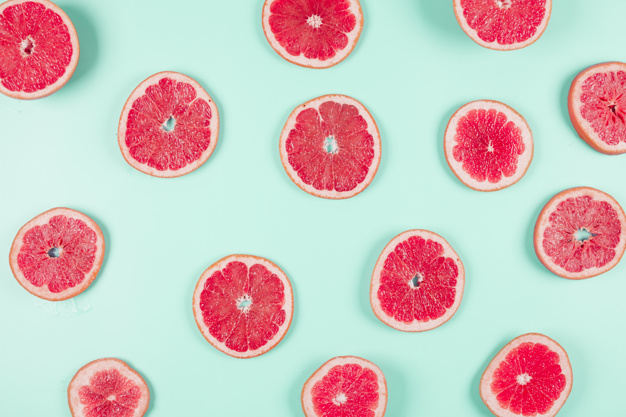
#> input picture image-18-4-2.jpg, 626 x 417 px
$ jupyter execute --allow-errors course18-chap4.ipynb   (older library calls are emulated)
#> lines starting #> are read from the running program, lines starting #| are printed output that depends on the picture
[cell 1]
import numpy as np
import pandas as pd
import matplotlib.pyplot as plt
import seaborn as sns
sns.set()

[cell 2]
from matplotlib import patches
from skimage import data
from skimage.feature import canny, corner_harris, corner_peaks, Cascade
from skimage.color import rgb2gray, label2rgb
from skimage.segmentation import slic
from skimage.filters import gaussian
from skimage.transform import rotate
from skimage.restoration import denoise_tv_chambolle, inpaint
from skimage.exposure import equalize_adapthist, equalize_hist

[cell 3]
grapefruit = plt.imread('./image-18-4-2.jpg')
#> grapefruit is the input picture: shape (417, 626, 3); mean R, G, B 207.6, 192.7, 189.7
bldg = plt.imread('./image-18-4-5.jpg')
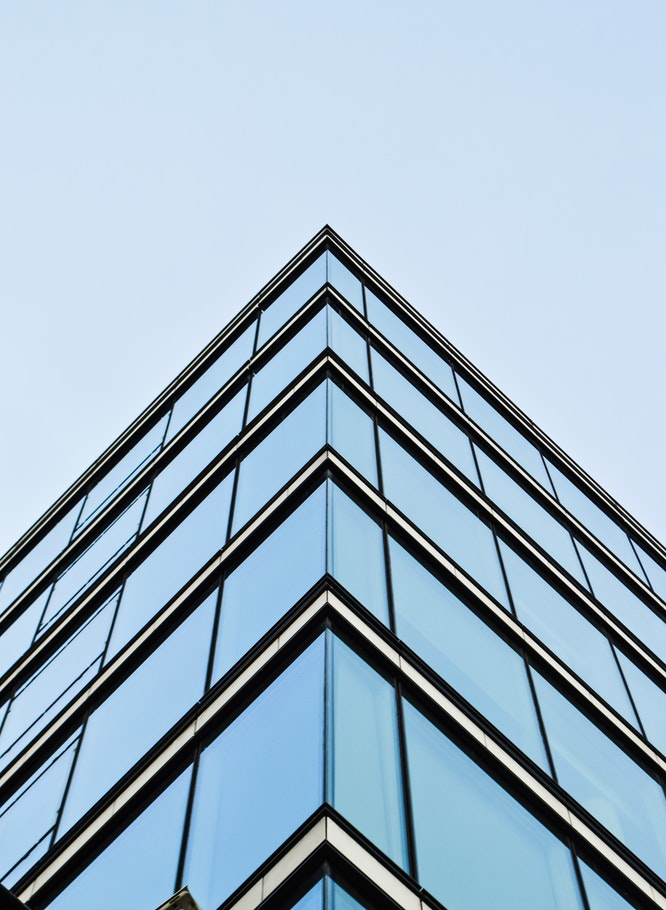
#> input picture image-18-4-5.jpg, 666 x 910 px
#> bldg is the input picture: shape (910, 666, 3); mean R, G, B 158, 180.2, 198
night = plt.imread('./image-18-4-8.jpg')
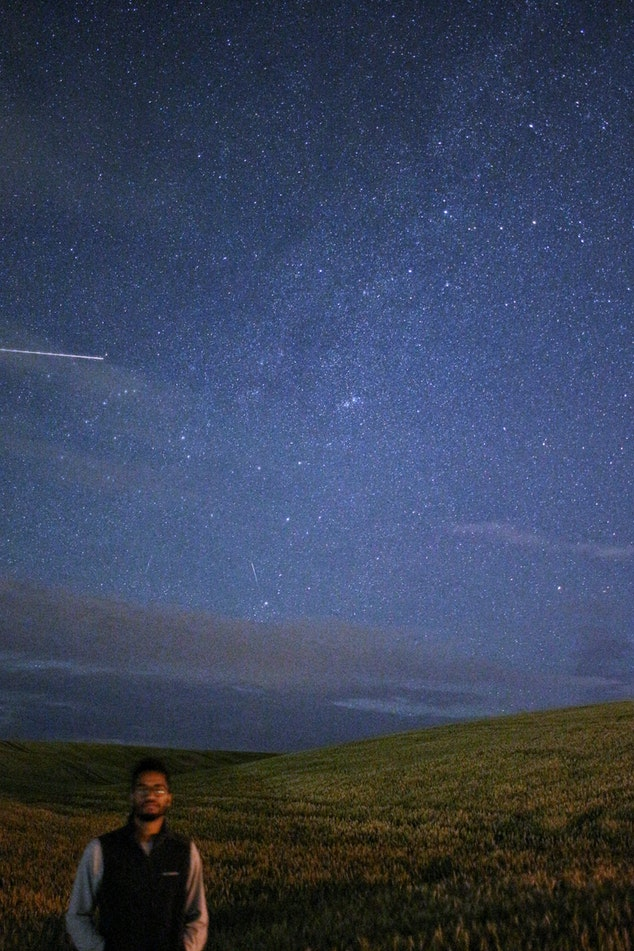
#> input picture image-18-4-8.jpg, 634 x 951 px
#> night is the input picture: shape (951, 634, 3); mean R, G, B 56.8, 66.8, 89.9
friends = plt.imread('./image-18-4-9.jpg')
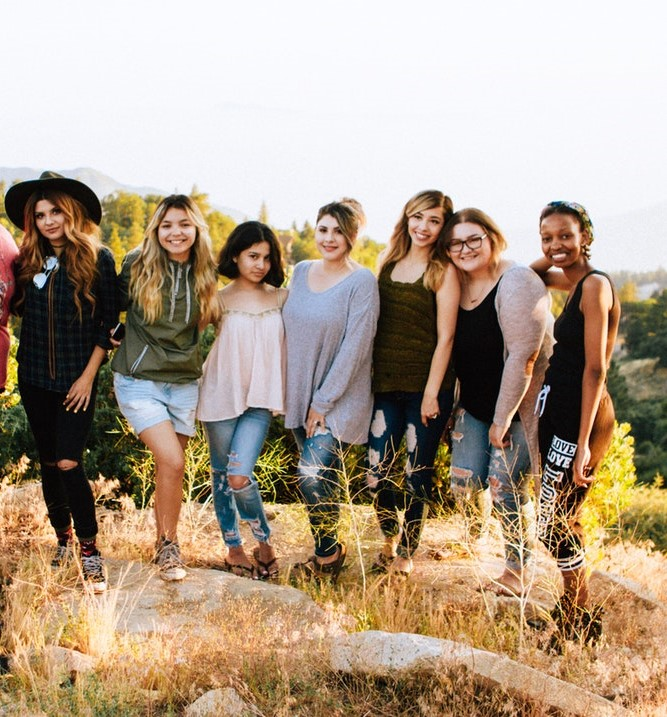
#> input picture image-18-4-9.jpg, 667 x 717 px
#> friends is the input picture: shape (717, 667, 3); mean R, G, B 175.1, 157.4, 137.9
girl = plt.imread('./image-18-4-10.jpg')
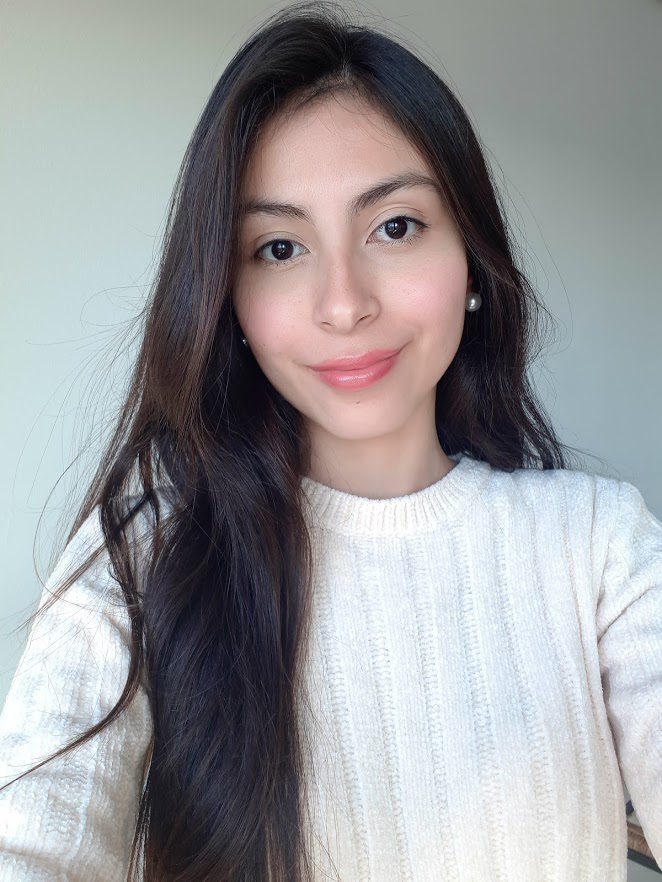
#> input picture image-18-4-10.jpg, 662 x 882 px
#> girl is the input picture: shape (882, 662, 3); mean R, G, B 153.6, 153.9, 156
ppl = plt.imread('./image-18-4-13.jpg')
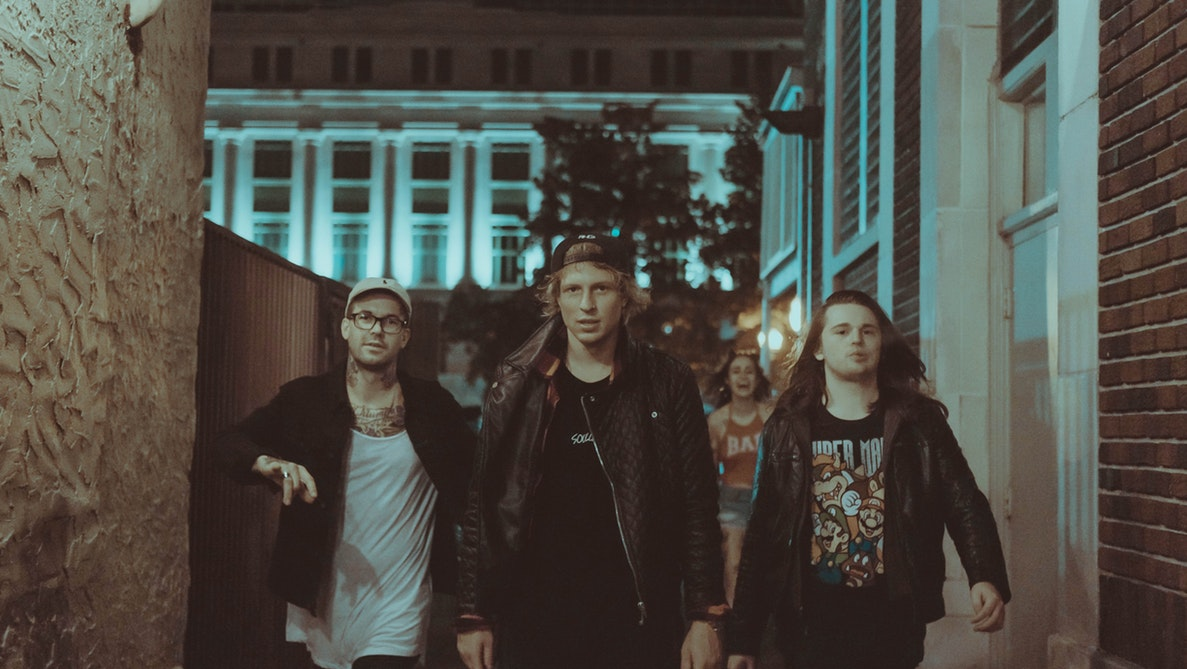
#> input picture image-18-4-13.jpg, 1187 x 669 px
#> ppl is the input picture: shape (669, 1187, 3); mean R, G, B 78.2, 76.4, 69.4
#> (the rest of this cell did not finish here and is left out)

# Finding the edges with Canny

[cell 4]
def show_image(image, title='Image', cmap_type='gray', ax=None):
    if ax == None:
        plt.imshow(image, cmap=cmap_type)
        plt.title(title)
        plt.axis('off')
        plt.show()
    else:
        ax.imshow(image, cmap=cmap_type)
        ax.set(title=title)
        ax.axis('off')

[cell 5]
def plot_comparison(original, filtered, title_filtered):

    fig, (ax1, ax2) = plt.subplots(1, 2, figsize=(10, 8),
                                   sharex=True, sharey=True)

    ax1.imshow(original, cmap='gray')
    ax1.set(title='Original')
    ax1.axis('off')
    ax2.imshow(filtered, cmap='gray')
    ax2.set(title=title_filtered)
    ax2.axis('off')

## Edges

[cell 6]
# convert to grayscale
graypfruit = rgb2gray(grapefruit)

# apply canny edge detector
canny_edges = canny(graypfruit)
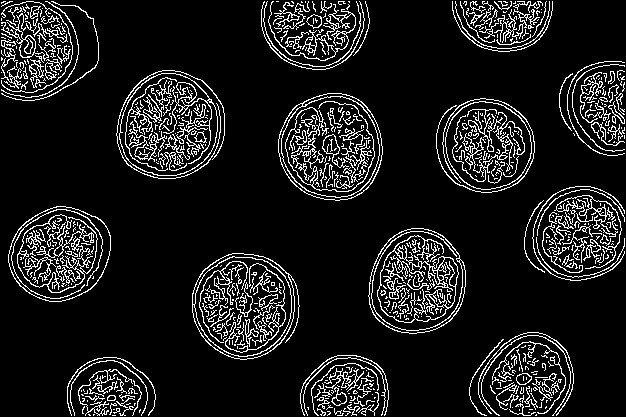
#> canny_edges: shape (417, 626) bool; 10.8% white in thin lines or dots

plot_comparison(grapefruit, canny_edges, 'Edges with Canny')

## Less edgy

[cell 7]
# apply canny edge detector
canny_edges = canny(graypfruit, sigma=1.8)
#> canny_edges: shape (417, 626) bool; 5.9% white in thin lines or dots

plot_comparison(grapefruit, canny_edges, 'Sigma=1.8')

[cell 8]
# apply canny edge detector
canny_edges = canny(graypfruit, sigma=2.2)
#> canny_edges: shape (417, 626) bool; 4% white in thin lines or dots

plot_comparison(grapefruit, canny_edges, 'Sigma=2.2')

# Right around the corner

[cell 9]
def show_image_with_corners(image, coords, title='Corners detected', ax=None):
    if ax == None:
        plt.imshow(image, interpolation='nearest', cmap='gray')
        plt.title(title)
        plt.plot(coords[:, 1], coords[:, 0], '+r', markersize=15)
        plt.axis('off')
        plt.show()
    else:
        ax.imshow(image, interpolation='nearest', cmap='gray')
        ax.set(title=title)
        ax.plot(coords[:, 1], coords[:, 0], '+r', markersize=15)
        ax.axis('off')

## Perspective

[cell 10]
# convert to grayscale
bldg_gray = rgb2gray(bldg)

# apply harris detector
bldg_measure = corner_harris(bldg_gray)
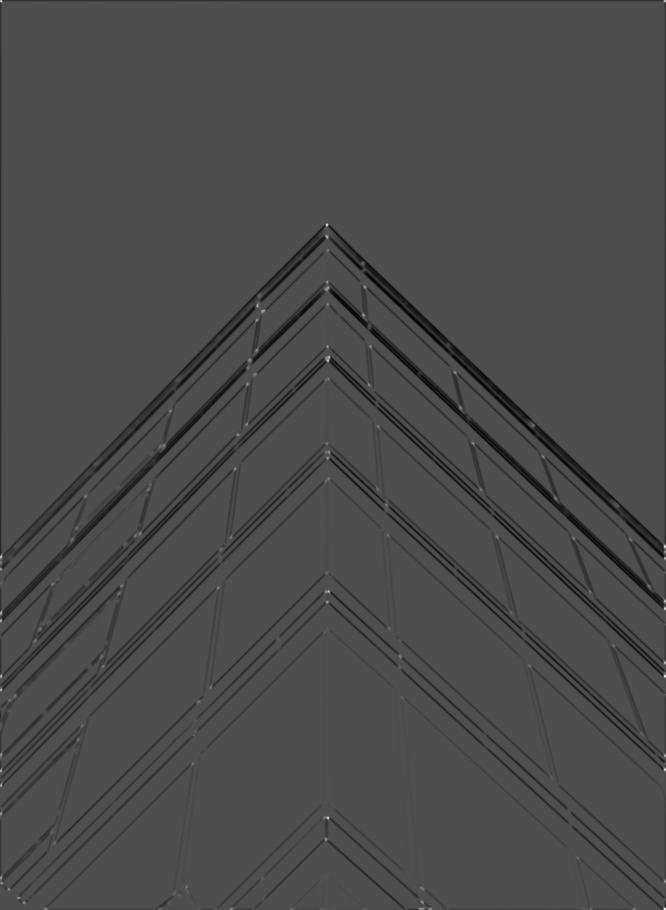
#> bldg_measure: shape (910, 666) float64; min -2.92, max 6.58, mean -0.11; drawn with min black and max white

# find peaks
coords = corner_peaks(bldg_measure, min_distance=2)
#> coords = 10786 pairs, first value 4 to 906, second value 4 to 662

show_image_with_corners(bldg, coords)

## Less corners

[cell 11]
# Find the peaks with a min distance of 2 pixels
coords_w_min_2 = corner_peaks(bldg_measure, min_distance=2)
#> coords_w_min_2 has the same summary as coords
print(f'With a min_distance set to 2, we detect a total {len(coords_w_min_2)} corners in the image.')
#| With a min_distance set to 2, we detect a total 10786 corners in the image.

# Find the peaks with a min distance of 40 pixels
coords_w_min_40 = corner_peaks(bldg_measure, min_distance=40)
#> coords_w_min_40 = 58 pairs, first value 46 to 857, second value 47 to 619
print(f'With a min_distance set to 40, we detect a total {len(coords_w_min_40)} corners in the image.')
#| With a min_distance set to 40, we detect a total 58 corners in the image.

fig, (ax1, ax2) = plt.subplots(1, 2, figsize=(10, 8))

show_image_with_corners(bldg, coords_w_min_2, "Corners detected with 2 px of min_distance", ax=ax1)
show_image_with_corners(bldg, coords_w_min_40, "Corners detected with 40 px of min_distance", ax=ax2)

plt.show()

# Face detection

[cell 12]
def show_detected_face(result, detected, title='Face image'):
    plt.imshow(result)
    img_desc = plt.gca()
    plt.set_cmap('gray')
    plt.title(title)
    plt.axis('off')

    for patch in detected:
        img_desc.add_patch(
            patches.Rectangle(
                (patch['c'], patch['r']),
                patch['width'],
                patch['height'],
                fill=False, color='r', linewidth=2)
        )
    plt.show()

## Is someone here?

[cell 13]
# load pretrained file from skimage
trained_file = data.lbp_frontal_face_cascade_filename()

# initialize detector cascade
detector = Cascade(trained_file)

[cell 14]
detected = detector.detect_multi_scale(img=night,
                                       scale_factor=1.2,
                                       step_ratio=1,
                                       min_size=(10, 10),
                                       max_size=(200, 200))
#> detected = 1 item

show_detected_face(night, detected)
#> the loop in show_detected_face, `for patch in detected:` made 1 pass
#> patch on pass 1: {'r': 773, 'c': 129, 'width': 43, 'height': 43}

## Multiple faces

[cell 15]
detected = detector.detect_multi_scale(img=friends,
                                       scale_factor=1.2,
                                       step_ratio=1,
                                       min_size=(10, 10),
                                       max_size=(200, 200))
#> detected = 7 items

show_detected_face(friends, detected)
#> the loop in show_detected_face (call 2), `for patch in detected:` made 7 passes
#> patch on passes 1 to 7: {'r': 202, 'c': 31, 'width': 35, 'height': 35}, {'r': 217, 'c': 309, 'width': 39, 'height': 39}, {'r': 202, 'c': 402, 'width': 45, 'height': 45}, {'r': 206, 'c': 151, 'width': 49, 'height': 49}, {'r': 219, 'c': 533, 'width': 48, 'height': 48}, {'r': 218, 'c': 440, 'width': 52, 'height': 52}, {'r': 241, 'c': 237, 'width': 42, 'height': 42}

## Segmentation and face detection

[cell 16]
# obtain segmentation with slic
segments = slic(girl, n_segments=150)
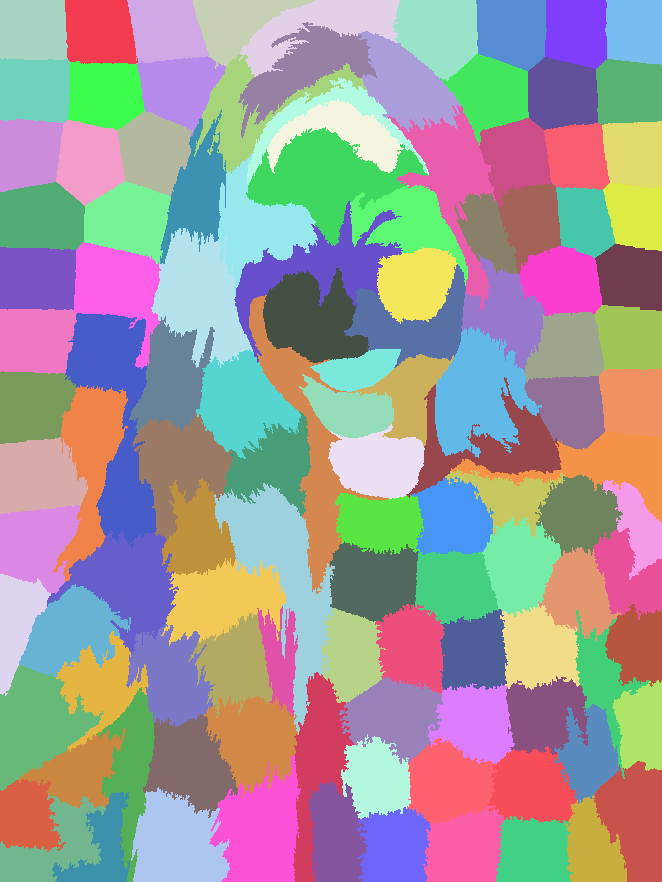
#> segments: shape (882, 662) int64; 120 distinct labels, from 1 to 120; one colour per label, 0 black

girl_segmented = label2rgb(segments, girl, kind='avg')

detected = detector.detect_multi_scale(img=girl_segmented,
                                       scale_factor=1.2,
                                       step_ratio=1,
                                       min_size=(10, 10),
                                       max_size=(1000, 1000))
#> detected = 1 item

show_detected_face(girl_segmented, detected)
#> call 3 of show_detected_face, with title = 'Face image'
#> the loop in show_detected_face (call 3), `for patch in detected:` made 1 pass
#> patch on pass 1: {'r': 111, 'c': 184, 'width': 325, 'height': 325}
#> in show_detected_face (call 3), `plt.show()`:
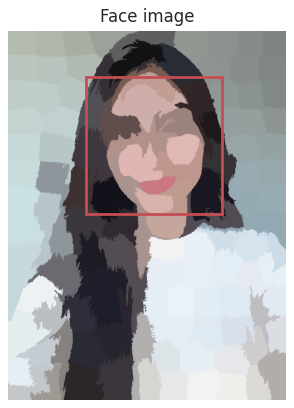
#> figure drawn by matplotlib, 1 panel

# Real-world applications

[cell 17]
def getFace(d, image):
    x, y = d['r'], d['c']

    width, height = d['r'] + d['width'], d['c'] + d['height']

    face = image[x:width, y:height]
    return face

def mergeBlurryFace(original, gaussian_image):
    x, y = d['r'], d['c']

    width, height = d['r'] + d['width'], d['c'] + d['height']

    original[x:width, y:height, :] = gaussian_image
    return original

## Privacy protection

[cell 18]
# detect faces
detected = detector.detect_multi_scale(img=ppl,
                                       scale_factor=1.2,
                                       step_ratio=1,
                                       min_size=(10, 10),
                                       max_size=(100, 100))
#> detected = 5 items

# blur each face
resulting_image = ppl.copy() / 255
for d in detected:
    face = getFace(d, ppl)

    # apply gaussian filter
    face_blurred = gaussian(face,
                            multichannel=True,
                            sigma=8)

    # merge with original
    resulting_image = mergeBlurryFace(resulting_image, face_blurred)
#> this loop made 5 passes
#> d on passes 1 to 5: {'r': 263, 'c': 681, 'width': 26, 'height': 26}, {'r': 308, 'c': 827, 'width': 61, 'height': 61}, {'r': 296, 'c': 348, 'width': 65, 'height': 65}, {'r': 358, 'c': 725, 'width': 36, 'height': 36}, {'r': 263, 'c': 551, 'width': 71, 'height': 71}
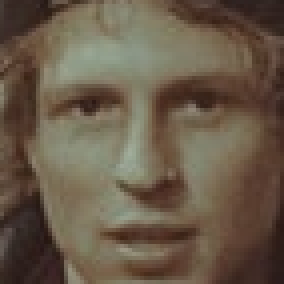
#> face: shape (71, 71, 3) (shown 4 times larger); mean R, G, B 104.8, 90.3, 72.9

show_image(resulting_image, 'Blurred Faces')
